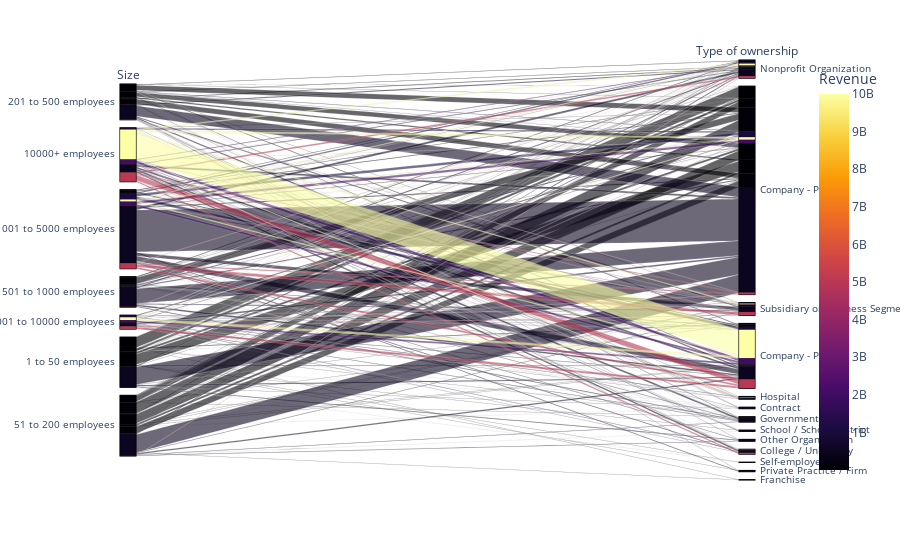

Notebook source saved alongside this figure:
### Markdown cell above
### Sankey Diagram

### Code cell
import plotly.express as px
px.parallel_categories(df,dimensions=['Size', 'Type of ownership'],color='Revenue',color_continuous_scale=px.colors.sequential.Inferno)
# fig.show()

### Figure 1 — Plotly figure (JSON) as saved in the notebook; plotly's stock layout.template omitted (floating-point values rounded to 4 significant figures; data arrays with more than 128 entries replaced by an {"elided": "..."} marker saying what was removed)
{"data": [{"dimensions": [{"label": "Size", "values": {"elided": "2252 str values"}}, {"label": "Type of ownership", "values": {"elided": "2252 str values"}}], "domain": {"x": [0, 1], "y": [0, 1]}, "line": {"color": {"elided": "2252 int values"}, "coloraxis": "coloraxis"}, "name": "", "type": "parcats"}], "layout": {"coloraxis": {"colorbar": {"title": {"text": "Revenue"}}, "colorscale": [[0, "#000004"], [0.1111, "#1b0c41"], [0.2222, "#4a0c6b"], [0.3333, "#781c6d"], [0.4444, "#a52c60"], [0.5556, "#cf4446"], [0.6667, "#ed6925"], [0.7778, "#fb9b06"], [0.8889, "#f7d13d"], [1, "#fcffa4"]]}, "legend": {"tracegroupgap": 0}, "margin": {"t": 60}}}
